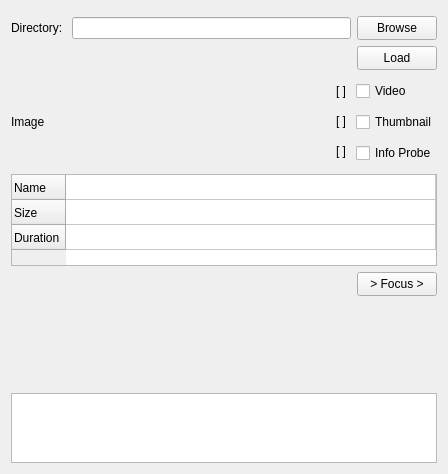
      <widget class="QWidget" name="page_3">
       <property name="geometry">
        <rect>
         <x>0</x>
         <y>0</y>
         <width>448</width>
         <height>474</height>
        </rect>
       </property>
       <attribute name="label">
        <string>Load Local File</string>
       </attribute>
       <layout class="QGridLayout" name="gridLayout_4">
        <item row="1" column="1">
         <widget class="QLineEdit" name="local_lineedit">
          <property name="readOnly">
           <bool>true</bool>
          </property>
         </widget>
        </item>
        <item row="7" column="1">
         <spacer name="verticalSpacer_6">
          <property name="orientation">
           <enum>Qt::Vertical</enum>
          </property>
          <property name="sizeHint" stdset="0">
           <size>
            <width>20</width>
            <height>326</height>
           </size>
          </property>
         </spacer>
        </item>
        <item row="0" column="1">
         <spacer name="verticalSpacer_5">
          <property name="orientation">
           <enum>Qt::Vertical</enum>
          </property>
          <property name="sizeType">
           <enum>QSizePolicy::Fixed</enum>
          </property>
          <property name="sizeHint" stdset="0">
           <size>
            <width>20</width>
            <height>5</height>
           </size>
          </property>
         </spacer>
        </item>
        <item row="1" column="0">
         <widget class="QLabel" name="local_label">
          <property name="text">
           <string>Directory: </string>
          </property>
         </widget>
        </item>
        <item row="5" column="0" colspan="3">
         <widget class="QTableWidget" name="local_table">
          <property name="sizePolicy">
           <sizepolicy hsizetype="Expanding" vsizetype="Expanding">
            <horstretch>0</horstretch>
            <verstretch>0</verstretch>
           </sizepolicy>
          </property>
          <property name="minimumSize">
           <size>
            <width>0</width>
            <height>92</height>
           </size>
          </property>
          <property name="maximumSize">
           <size>
            <width>16777215</width>
            <height>16777215</height>
           </size>
          </property>
          <property name="inputMethodHints">
           <set>Qt::ImhNoEditMenu</set>
          </property>
          <property name="editTriggers">
           <set>QAbstractItemView::NoEditTriggers</set>
          </property>
          <property name="alternatingRowColors">
           <bool>false</bool>
          </property>
          <property name="cornerButtonEnabled">
           <bool>false</bool>
          </property>
          <attribute name="horizontalHeaderVisible">
           <bool>false</bool>
          </attribute>
          <attribute name="horizontalHeaderCascadingSectionResizes">
           <bool>false</bool>
          </attribute>
          <attribute name="horizontalHeaderHighlightSections">
           <bool>false</bool>
          </attribute>
          <attribute name="horizontalHeaderStretchLastSection">
           <bool>true</bool>
          </attribute>
          <attribute name="verticalHeaderCascadingSectionResizes">
           <bool>false</bool>
          </attribute>
          <attribute name="verticalHeaderMinimumSectionSize">
           <number>25</number>
          </attribute>
          <attribute name="verticalHeaderDefaultSectionSize">
           <number>25</number>
          </attribute>
          <attribute name="verticalHeaderHighlightSections">
           <bool>false</bool>
          </attribute>
          <row>
           <property name="text">
            <string>Name</string>
           </property>
          </row>
          <row>
           <property name="text">
            <string>Size</string>
           </property>
          </row>
          <row>
           <property name="text">
            <string>Duration</string>
           </property>
          </row>
          <column>
           <property name="text">
            <string/>
           </property>
          </column>
         </widget>
        </item>
        <item row="2" column="2">
         <widget class="QPushButton" name="local_load">
          <property name="minimumSize">
           <size>
            <width>60</width>
            <height>24</height>
           </size>
          </property>
          <property name="text">
           <string>Load</string>
          </property>
         </widget>
        </item>
        <item row="3" column="0" colspan="3">
         <layout class="QHBoxLayout" name="horizontalLayout_5">
          <property name="sizeConstraint">
           <enum>QLayout::SetDefaultConstraint</enum>
          </property>
          <item>
           <widget class="QLabel" name="local_image">
            <property name="sizePolicy">
             <sizepolicy hsizetype="Fixed" vsizetype="Fixed">
              <horstretch>0</horstretch>
              <verstretch>0</verstretch>
             </sizepolicy>
            </property>
            <property name="minimumSize">
             <size>
              <width>165</width>
              <height>92</height>
             </size>
            </property>
            <property name="maximumSize">
             <size>
              <width>165</width>
              <height>92</height>
             </size>
            </property>
            <property name="text">
             <string>Image</string>
            </property>
            <property name="scaledContents">
             <bool>true</bool>
            </property>
           </widget>
          </item>
          <item>
           <spacer name="horizontalSpacer_3">
            <property name="orientation">
             <enum>Qt::Horizontal</enum>
            </property>
            <property name="sizeHint" stdset="0">
             <size>
              <width>40</width>
              <height>20</height>
             </size>
            </property>
           </spacer>
          </item>
          <item>
           <layout class="QVBoxLayout" name="verticalLayout_4">
            <item>
             <widget class="QLabel" name="local_video_gif">
              <property name="sizePolicy">
               <sizepolicy hsizetype="Fixed" vsizetype="Fixed">
                <horstretch>0</horstretch>
                <verstretch>0</verstretch>
               </sizepolicy>
              </property>
              <property name="minimumSize">
               <size>
                <width>18</width>
                <height>18</height>
               </size>
              </property>
              <property name="text">
               <string>[ ]</string>
              </property>
              <property name="scaledContents">
               <bool>true</bool>
              </property>
              <property name="alignment">
               <set>Qt::AlignCenter</set>
              </property>
             </widget>
            </item>
            <item>
             <widget class="QLabel" name="local_thumb_gif">
              <property name="sizePolicy">
               <sizepolicy hsizetype="Fixed" vsizetype="Fixed">
                <horstretch>0</horstretch>
                <verstretch>0</verstretch>
               </sizepolicy>
              </property>
              <property name="minimumSize">
               <size>
                <width>18</width>
                <height>18</height>
               </size>
              </property>
              <property name="text">
               <string>[ ]</string>
              </property>
              <property name="scaledContents">
               <bool>true</bool>
              </property>
              <property name="alignment">
               <set>Qt::AlignCenter</set>
              </property>
             </widget>
            </item>
            <item>
             <widget class="QLabel" name="local_probe_gif">
              <property name="sizePolicy">
               <sizepolicy hsizetype="Fixed" vsizetype="Fixed">
                <horstretch>0</horstretch>
                <verstretch>0</verstretch>
               </sizepolicy>
              </property>
              <property name="minimumSize">
               <size>
                <width>18</width>
                <height>18</height>
               </size>
              </property>
              <property name="text">
               <string>[ ]</string>
              </property>
              <property name="scaledContents">
               <bool>true</bool>
              </property>
              <property name="alignment">
               <set>Qt::AlignCenter</set>
              </property>
             </widget>
            </item>
           </layout>
          </item>
          <item>
           <layout class="QVBoxLayout" name="verticalLayout_5">
            <item>
             <widget class="QCheckBox" name="local_check_video">
              <property name="enabled">
               <bool>true</bool>
              </property>
              <property name="minimumSize">
               <size>
                <width>80</width>
                <height>18</height>
               </size>
              </property>
              <property name="text">
               <string>Video</string>
              </property>
             </widget>
            </item>
            <item>
             <widget class="QCheckBox" name="local_check_thumb">
              <property name="enabled">
               <bool>true</bool>
              </property>
              <property name="minimumSize">
               <size>
                <width>80</width>
                <height>18</height>
               </size>
              </property>
              <property name="text">
               <string>Thumbnail</string>
              </property>
              <property name="tristate">
               <bool>false</bool>
              </property>
             </widget>
            </item>
            <item>
             <widget class="QCheckBox" name="local_check_probe">
              <property name="enabled">
               <bool>true</bool>
              </property>
              <property name="minimumSize">
               <size>
                <width>80</width>
                <height>18</height>
               </size>
              </property>
              <property name="text">
               <string>Info Probe</string>
              </property>
             </widget>
            </item>
           </layout>
          </item>
         </layout>
        </item>
        <item row="8" column="0" colspan="3">
         <widget class="QTextEdit" name="local_status">
          <property name="maximumSize">
           <size>
            <width>16777215</width>
            <height>100</height>
           </size>
          </property>
          <property name="lineWrapMode">
           <enum>QTextEdit::NoWrap</enum>
          </property>
          <property name="readOnly">
           <bool>true</bool>
          </property>
         </widget>
        </item>
        <item row="1" column="2">
         <widget class="QPushButton" name="local_button">
          <property name="minimumSize">
           <size>
            <width>60</width>
            <height>24</height>
           </size>
          </property>
          <property name="text">
           <string>Browse</string>
          </property>
         </widget>
        </item>
        <item row="6" column="2">
         <widget class="QPushButton" name="local_button_focus">
          <property name="sizePolicy">
           <sizepolicy hsizetype="Fixed" vsizetype="Fixed">
            <horstretch>0</horstretch>
            <verstretch>0</verstretch>
           </sizepolicy>
          </property>
          <property name="minimumSize">
           <size>
            <width>60</width>
            <height>24</height>
           </size>
          </property>
          <property name="maximumSize">
           <size>
            <width>80</width>
            <height>16777215</height>
           </size>
          </property>
          <property name="text">
           <string>&gt; Focus &gt;</string>
          </property>
         </widget>
        </item>
       </layout>
      </widget>
